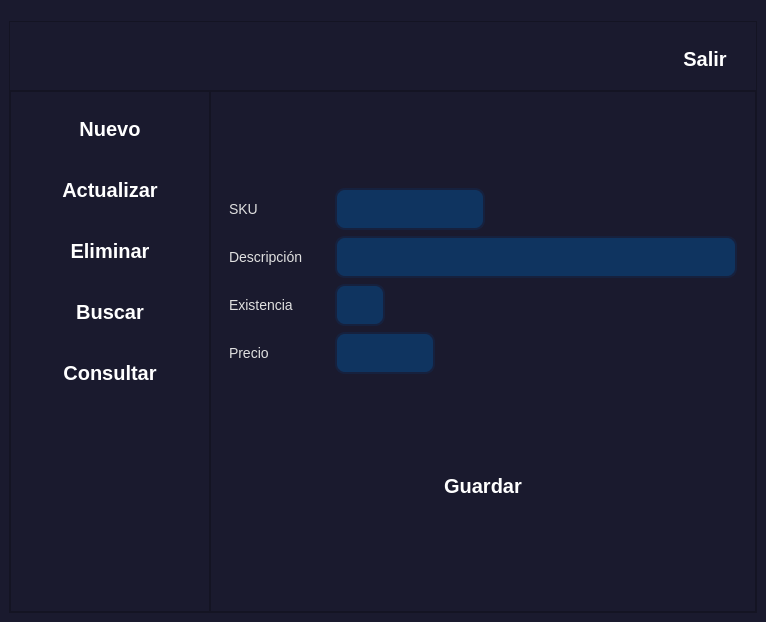
<?xml version="1.0" encoding="UTF-8"?>
<ui version="4.0">
 <class>MainWindow</class>
 <widget class="QMainWindow" name="MainWindow">
  <property name="geometry">
   <rect>
    <x>0</x>
    <y>0</y>
    <width>766</width>
    <height>622</height>
   </rect>
  </property>
  <property name="windowTitle">
   <string>MainWindow</string>
  </property>
  <property name="styleSheet">
   <string notr="true">/* ========================================
   ESTILO JUVENIL MODERNO - Qt Designer
   Colores: Azul Eléctrico, Morado, Coral
   ======================================== */

/* CONFIGURACIÓN GENERAL */
QWidget {
    background-color: #1a1a2e;
    color: #e0e0e0;
    font-family: &quot;Segoe UI&quot;, Arial, sans-serif;
    font-size: 14px;
}

QMainWindow {
    background-color: #16213e;
}

/* BOTONES */
QPushButton {
    background-color: qlineargradient(x1:0, y1:0, x2:1, y2:1,
                                      stop:0 #6C63FF, stop:1 #5a52d5);
    color: white;
    border: none;
    border-radius: 12px;
    padding: 10px 20px;
    font-weight: bold;
    font-size: 20px;
    min-height: 35px;
}

QPushButton:hover {
    background-color: qlineargradient(x1:0, y1:0, x2:1, y2:1,
                                      stop:0 #7d75ff, stop:1 #6b63e5);
    transform: scale(1.05);
}

QPushButton:pressed {
    background-color: qlineargradient(x1:0, y1:0, x2:1, y2:1,
                                      stop:0 #5548cc, stop:1 #4a41b8);
    padding-top: 12px;
    padding-bottom: 8px;
}

QPushButton:disabled {
    background-color: #3a3a4a;
    color: #6a6a7a;
}

/* Botón Alternativo (Acento Coral) */
QPushButton#btnAccion,
QPushButton#btnGuardar,
QPushButton#btnAceptar {
    background-color: qlineargradient(x1:0, y1:0, x2:1, y2:1,
                                      stop:0 #FF6B6B, stop:1 #ee5a6f);
}

QPushButton#btnAccion:hover,
QPushButton#btnGuardar:hover,
QPushButton#btnAceptar:hover {
    background-color: qlineargradient(x1:0, y1:0, x2:1, y2:1,
                                      stop:0 #ff7c7c, stop:1 #ff6b7f);
}

/* LINE EDIT (CAMPOS DE TEXTO) */
QLineEdit {
    background-color: #0f3460;
    border: 2px solid #16213e;
    border-radius: 10px;
    padding: 10px 15px;
    color: #e0e0e0;
    selection-background-color: #6C63FF;
    font-size: 14px;
}

QLineEdit:focus {
    border: 2px solid #6C63FF;
    background-color: #133b5c;
}

QLineEdit:hover {
    border: 2px solid #4a4a6a;
}

QLineEdit:disabled {
    background-color: #2a2a3a;
    color: #6a6a7a;
    border: 2px solid #1a1a2a;
}

/* TEXT EDIT Y PLAIN TEXT EDIT */
QTextEdit, QPlainTextEdit {
    background-color: #0f3460;
    border: 2px solid #16213e;
    border-radius: 10px;
    padding: 10px;
    color: #e0e0e0;
    selection-background-color: #6C63FF;
}

QTextEdit:focus, QPlainTextEdit:focus {
    border: 2px solid #6C63FF;
}

/* COMBO BOX */
QComboBox {
    background-color: #0f3460;
    border: 2px solid #16213e;
    border-radius: 10px;
    padding: 8px 15px;
    color: #e0e0e0;
    min-height: 30px;
}

QComboBox:hover {
    border: 2px solid #4a4a6a;
}

QComboBox:focus {
    border: 2px solid #6C63FF;
}

QComboBox::drop-down {
    border: none;
    width: 30px;
}

QComboBox::down-arrow {
    image: url(down_arrow.png);
    width: 12px;
    height: 12px;
}

QComboBox QAbstractItemView {
    background-color: #0f3460;
    border: 2px solid #6C63FF;
    border-radius: 8px;
    selection-background-color: #6C63FF;
    selection-color: white;
    padding: 5px;
    outline: none;
}

/* SPIN BOX Y DOUBLE SPIN BOX */
QSpinBox, QDoubleSpinBox {
    background-color: #0f3460;
    border: 2px solid #16213e;
    border-radius: 10px;
    padding: 8px 15px;
    color: #e0e0e0;
}

QSpinBox:focus, QDoubleSpinBox:focus {
    border: 2px solid #6C63FF;
}

QSpinBox::up-button, QDoubleSpinBox::up-button {
    background-color: #6C63FF;
    border-top-right-radius: 8px;
    width: 20px;
}

QSpinBox::down-button, QDoubleSpinBox::down-button {
    background-color: #6C63FF;
    border-bottom-right-radius: 8px;
    width: 20px;
}

/* LABELS */
QLabel {
    color: #e0e0e0;
    background-color: transparent;
    font-size: 14px;
}

QLabel#lblTitulo {
    font-size: 24px;
    font-weight: bold;
    color: #6C63FF;
    padding: 10px;
}

QLabel#lblSubtitulo {
    font-size: 18px;
    font-weight: bold;
    color: #FF6B6B;
}

/* CHECK BOX */
QCheckBox {
    color: #e0e0e0;
    spacing: 8px;
}

QCheckBox::indicator {
    width: 20px;
    height: 20px;
    border-radius: 5px;
    border: 2px solid #4a4a6a;
    background-color: #0f3460;
}

QCheckBox::indicator:checked {
    background-color: #6C63FF;
    border: 2px solid #6C63FF;
    image: url(check.png);
}

QCheckBox::indicator:hover {
    border: 2px solid #6C63FF;
}

/* RADIO BUTTON */
QRadioButton {
    color: #e0e0e0;
    spacing: 8px;
}

QRadioButton::indicator {
    width: 20px;
    height: 20px;
    border-radius: 10px;
    border: 2px solid #4a4a6a;
    background-color: #0f3460;
}

QRadioButton::indicator:checked {
    background-color: #6C63FF;
    border: 2px solid #6C63FF;
}

QRadioButton::indicator:hover {
    border: 2px solid #6C63FF;
}

/* GROUP BOX */
QGroupBox {
    border: 2px solid #4a4a6a;
    border-radius: 12px;
    margin-top: 15px;
    padding-top: 20px;
    font-weight: bold;
    color: #FF6B6B;
}

QGroupBox::title {
    subcontrol-origin: margin;
    subcontrol-position: top left;
    padding: 5px 15px;
    background-color: #16213e;
    border-radius: 8px;
    color: #FF6B6B;
}

/* TAB WIDGET */
QTabWidget::pane {
    border: 2px solid #4a4a6a;
    border-radius: 10px;
    background-color: #16213e;
    top: -2px;
}

QTabBar::tab {
    background-color: #0f3460;
    color: #a0a0a0;
    border: none;
    border-top-left-radius: 10px;
    border-top-right-radius: 10px;
    padding: 12px 25px;
    margin-right: 5px;
    font-weight: bold;
}

QTabBar::tab:selected {
    background-color: qlineargradient(x1:0, y1:0, x2:0, y2:1,
                                      stop:0 #6C63FF, stop:1 #5a52d5);
    color: white;
}

QTabBar::tab:hover {
    background-color: #1a4d7a;
    color: #e0e0e0;
}

/* TABLE WIDGET */
QTableWidget {
    background-color: #16213e;
    alternate-background-color: #1a2332;
    border: 2px solid #4a4a6a;
    border-radius: 10px;
    gridline-color: #2a3a4a;
    color: #e0e0e0;
}

QTableWidget::item {
    padding: 8px;
    border: none;
}

QTableWidget::item:selected {
    background-color: #6C63FF;
    color: white;
}

QTableWidget::item:hover {
    background-color: #2a4a6a;
}

QHeaderView::section {
    background-color: qlineargradient(x1:0, y1:0, x2:0, y2:1,
                                      stop:0 #6C63FF, stop:1 #5a52d5);
    color: white;
    padding: 10px;
    border: none;
    font-weight: bold;
    font-size: 13px;
}

QHeaderView::section:hover {
    background-color: #7d75ff;
}

/* SCROLLBAR VERTICAL */
QScrollBar:vertical {
    background-color: #1a1a2e;
    width: 12px;
    margin: 0;
    border-radius: 6px;
}

QScrollBar::handle:vertical {
    background-color: #6C63FF;
    min-height: 30px;
    border-radius: 6px;
}

QScrollBar::handle:vertical:hover {
    background-color: #7d75ff;
}

QScrollBar::add-line:vertical,
QScrollBar::sub-line:vertical {
    height: 0px;
}

/* SCROLLBAR HORIZONTAL */
QScrollBar:horizontal {
    background-color: #1a1a2e;
    height: 12px;
    margin: 0;
    border-radius: 6px;
}

QScrollBar::handle:horizontal {
    background-color: #6C63FF;
    min-width: 30px;
    border-radius: 6px;
}

QScrollBar::handle:horizontal:hover {
    background-color: #7d75ff;
}

QScrollBar::add-line:horizontal,
QScrollBar::sub-line:horizontal {
    width: 0px;
}

/* PROGRESS BAR */
QProgressBar {
    background-color: #0f3460;
    border: 2px solid #16213e;
    border-radius: 10px;
    text-align: center;
    color: white;
    font-weight: bold;
    height: 25px;
}

QProgressBar::chunk {
    background-color: qlineargradient(x1:0, y1:0, x2:1, y2:0,
                                      stop:0 #6C63FF, stop:1 #FF6B6B);
    border-radius: 8px;
}

/* SLIDER */
QSlider::groove:horizontal {
    background-color: #0f3460;
    height: 8px;
    border-radius: 4px;
}

QSlider::handle:horizontal {
    background-color: #6C63FF;
    width: 20px;
    height: 20px;
    margin: -6px 0;
    border-radius: 10px;
}

QSlider::handle:horizontal:hover {
    background-color: #7d75ff;
}

/* MENU BAR */
QMenuBar {
    background-color: #16213e;
    color: #e0e0e0;
    border-bottom: 2px solid #4a4a6a;
}

QMenuBar::item {
    padding: 8px 15px;
    background-color: transparent;
}

QMenuBar::item:selected {
    background-color: #6C63FF;
    color: white;
}

/* MENU */
QMenu {
    background-color: #16213e;
    border: 2px solid #6C63FF;
    border-radius: 8px;
    padding: 5px;
}

QMenu::item {
    padding: 8px 30px 8px 15px;
    border-radius: 5px;
    color: #e0e0e0;
}

QMenu::item:selected {
    background-color: #6C63FF;
    color: white;
}

/* TOOLTIP */
QToolTip {
    background-color: #6C63FF;
    color: white;
    border: 2px solid #5a52d5;
    border-radius: 8px;
    padding: 8px;
    font-size: 12px;
}

/* STATUS BAR */
QStatusBar {
    background-color: #16213e;
    color: #a0a0a0;
    border-top: 2px solid #4a4a6a;
}

/* DIALOG */
QDialog {
    background-color: #1a1a2e;
}

/* LIST WIDGET */
QListWidget {
    background-color: #16213e;
    border: 2px solid #4a4a6a;
    border-radius: 10px;
    color: #e0e0e0;
    padding: 5px;
}

QListWidget::item {
    padding: 10px;
    border-radius: 8px;
    margin: 2px;
}

QListWidget::item:selected {
    background-color: #6C63FF;
    color: white;
}

QListWidget::item:hover {
    background-color: #2a4a6a;
}

/* TREE WIDGET */
QTreeWidget {
    background-color: #16213e;
    border: 2px solid #4a4a6a;
    border-radius: 10px;
    color: #e0e0e0;
}

QTreeWidget::item {
    padding: 8px;
}

QTreeWidget::item:selected {
    background-color: #6C63FF;
    color: white;
}

QTreeWidget::item:hover {
    background-color: #2a4a6a;
}

/* CALENDAR WIDGET */
QCalendarWidget {
    background-color: #16213e;
    border-radius: 10px;
}

QCalendarWidget QToolButton {
    color: #e0e0e0;
    background-color: #0f3460;
    border-radius: 5px;
    padding: 5px;
}

QCalendarWidget QToolButton:hover {
    background-color: #6C63FF;
}

QCalendarWidget QAbstractItemView {
    background-color: #16213e;
    selection-background-color: #6C63FF;
    selection-color: white;
}
</string>
  </property>
  <widget class="QWidget" name="centralwidget">
   <layout class="QVBoxLayout" name="verticalLayout" stretch="1,8">
    <item>
     <widget class="QFrame" name="frame_superior">
      <property name="minimumSize">
       <size>
        <width>0</width>
        <height>75</height>
       </size>
      </property>
      <property name="maximumSize">
       <size>
        <width>16777215</width>
        <height>50</height>
       </size>
      </property>
      <property name="frameShape">
       <enum>QFrame::StyledPanel</enum>
      </property>
      <property name="frameShadow">
       <enum>QFrame::Raised</enum>
      </property>
      <layout class="QHBoxLayout" name="horizontalLayout">
       <item>
        <spacer name="horizontalSpacer">
         <property name="orientation">
          <enum>Qt::Horizontal</enum>
         </property>
         <property name="sizeHint" stdset="0">
          <size>
           <width>319</width>
           <height>20</height>
          </size>
         </property>
        </spacer>
       </item>
       <item>
        <widget class="QLabel" name="label">
         <property name="text">
          <string/>
         </property>
        </widget>
       </item>
       <item>
        <spacer name="horizontalSpacer_2">
         <property name="orientation">
          <enum>Qt::Horizontal</enum>
         </property>
         <property name="sizeHint" stdset="0">
          <size>
           <width>318</width>
           <height>20</height>
          </size>
         </property>
        </spacer>
       </item>
       <item>
        <widget class="QPushButton" name="boton_salir">
         <property name="minimumSize">
          <size>
           <width>0</width>
           <height>55</height>
          </size>
         </property>
         <property name="text">
          <string>Salir</string>
         </property>
         <property name="icon">
          <iconset>
           <normaloff>../../../resources/salir.png</normaloff>../../../resources/salir.png</iconset>
         </property>
         <property name="iconSize">
          <size>
           <width>32</width>
           <height>32</height>
          </size>
         </property>
        </widget>
       </item>
      </layout>
     </widget>
    </item>
    <item>
     <widget class="QFrame" name="frame_central">
      <property name="frameShape">
       <enum>QFrame::StyledPanel</enum>
      </property>
      <property name="frameShadow">
       <enum>QFrame::Raised</enum>
      </property>
      <layout class="QHBoxLayout" name="horizontalLayout_2">
       <property name="spacing">
        <number>0</number>
       </property>
       <property name="leftMargin">
        <number>0</number>
       </property>
       <property name="topMargin">
        <number>0</number>
       </property>
       <property name="rightMargin">
        <number>0</number>
       </property>
       <property name="bottomMargin">
        <number>0</number>
       </property>
       <item>
        <widget class="QFrame" name="frame_lateral">
         <property name="minimumSize">
          <size>
           <width>200</width>
           <height>0</height>
          </size>
         </property>
         <property name="maximumSize">
          <size>
           <width>0</width>
           <height>16777215</height>
          </size>
         </property>
         <property name="frameShape">
          <enum>QFrame::StyledPanel</enum>
         </property>
         <property name="frameShadow">
          <enum>QFrame::Raised</enum>
         </property>
         <layout class="QVBoxLayout" name="verticalLayout_2">
          <item>
           <widget class="QPushButton" name="boton_agregar">
            <property name="text">
             <string>Nuevo</string>
            </property>
            <property name="icon">
             <iconset>
              <normaloff>../../../resources/boton_agregar.png</normaloff>../../../resources/boton_agregar.png</iconset>
            </property>
            <property name="iconSize">
             <size>
              <width>32</width>
              <height>32</height>
             </size>
            </property>
           </widget>
          </item>
          <item>
           <widget class="QPushButton" name="boton_actualizar">
            <property name="text">
             <string>Actualizar</string>
            </property>
            <property name="icon">
             <iconset>
              <normaloff>../../../resources/boton_modificar.png</normaloff>../../../resources/boton_modificar.png</iconset>
            </property>
            <property name="iconSize">
             <size>
              <width>32</width>
              <height>32</height>
             </size>
            </property>
           </widget>
          </item>
          <item>
           <widget class="QPushButton" name="boton_eliminar">
            <property name="text">
             <string>Eliminar</string>
            </property>
            <property name="icon">
             <iconset>
              <normaloff>../../../resources/boton_eliminar.png</normaloff>../../../resources/boton_eliminar.png</iconset>
            </property>
            <property name="iconSize">
             <size>
              <width>32</width>
              <height>32</height>
             </size>
            </property>
           </widget>
          </item>
          <item>
           <widget class="QPushButton" name="boton_buscar">
            <property name="text">
             <string>Buscar</string>
            </property>
            <property name="icon">
             <iconset>
              <normaloff>../../../resources/BUSCAR.png</normaloff>../../../resources/BUSCAR.png</iconset>
            </property>
            <property name="iconSize">
             <size>
              <width>32</width>
              <height>32</height>
             </size>
            </property>
           </widget>
          </item>
          <item>
           <widget class="QPushButton" name="boton_consultar">
            <property name="text">
             <string>Consultar</string>
            </property>
            <property name="icon">
             <iconset>
              <normaloff>../../../resources/boton_consultar.png</normaloff>../../../resources/boton_consultar.png</iconset>
            </property>
            <property name="iconSize">
             <size>
              <width>32</width>
              <height>32</height>
             </size>
            </property>
           </widget>
          </item>
          <item>
           <spacer name="verticalSpacer">
            <property name="orientation">
             <enum>Qt::Vertical</enum>
            </property>
            <property name="sizeHint" stdset="0">
             <size>
              <width>20</width>
              <height>235</height>
             </size>
            </property>
           </spacer>
          </item>
         </layout>
        </widget>
       </item>
       <item>
        <widget class="QFrame" name="frame_paginas">
         <property name="frameShape">
          <enum>QFrame::StyledPanel</enum>
         </property>
         <property name="frameShadow">
          <enum>QFrame::Raised</enum>
         </property>
         <layout class="QVBoxLayout" name="verticalLayout_3">
          <item>
           <widget class="QStackedWidget" name="stackedWidget">
            <property name="currentIndex">
             <number>0</number>
            </property>
            <widget class="QWidget" name="page_agregar">
             <layout class="QHBoxLayout" name="horizontalLayout_3">
              <item>
               <layout class="QVBoxLayout" name="verticalLayout_4">
                <item>
                 <layout class="QGridLayout" name="gridLayout">
                  <item row="0" column="0">
                   <widget class="QLabel" name="label_2">
                    <property name="minimumSize">
                     <size>
                      <width>100</width>
                      <height>0</height>
                     </size>
                    </property>
                    <property name="maximumSize">
                     <size>
                      <width>100</width>
                      <height>16777215</height>
                     </size>
                    </property>
                    <property name="text">
                     <string>SKU </string>
                    </property>
                   </widget>
                  </item>
                  <item row="1" column="0">
                   <widget class="QLabel" name="label_3">
                    <property name="text">
                     <string>Descripción</string>
                    </property>
                   </widget>
                  </item>
                  <item row="1" column="1">
                   <widget class="QLineEdit" name="descripcion_agregar"/>
                  </item>
                  <item row="0" column="1">
                   <widget class="QLineEdit" name="sku_agregar">
                    <property name="minimumSize">
                     <size>
                      <width>150</width>
                      <height>0</height>
                     </size>
                    </property>
                    <property name="maximumSize">
                     <size>
                      <width>150</width>
                      <height>16777215</height>
                     </size>
                    </property>
                   </widget>
                  </item>
                  <item row="2" column="0">
                   <widget class="QLabel" name="label_4">
                    <property name="text">
                     <string>Existencia</string>
                    </property>
                   </widget>
                  </item>
                  <item row="3" column="0">
                   <widget class="QLabel" name="label_5">
                    <property name="text">
                     <string>Precio</string>
                    </property>
                   </widget>
                  </item>
                  <item row="2" column="1">
                   <widget class="QLineEdit" name="existencia_agregar">
                    <property name="minimumSize">
                     <size>
                      <width>50</width>
                      <height>0</height>
                     </size>
                    </property>
                    <property name="maximumSize">
                     <size>
                      <width>50</width>
                      <height>16777215</height>
                     </size>
                    </property>
                   </widget>
                  </item>
                  <item row="3" column="1">
                   <widget class="QLineEdit" name="precio_agregar">
                    <property name="minimumSize">
                     <size>
                      <width>100</width>
                      <height>0</height>
                     </size>
                    </property>
                    <property name="maximumSize">
                     <size>
                      <width>10</width>
                      <height>16777215</height>
                     </size>
                    </property>
                   </widget>
                  </item>
                 </layout>
                </item>
                <item>
                 <widget class="QPushButton" name="accion_guardar">
                  <property name="text">
                   <string>Guardar</string>
                  </property>
                  <property name="icon">
                   <iconset>
                    <normaloff>../../../resources/guardar.png</normaloff>../../../resources/guardar.png</iconset>
                  </property>
                  <property name="iconSize">
                   <size>
                    <width>32</width>
                    <height>32</height>
                   </size>
                  </property>
                 </widget>
                </item>
               </layout>
              </item>
             </layout>
            </widget>
            <widget class="QWidget" name="page_actualizar">
             <layout class="QVBoxLayout" name="verticalLayout_5">
              <item>
               <layout class="QGridLayout" name="gridLayout_2">
                <item row="0" column="1">
                 <widget class="QLineEdit" name="sku_actualizar">
                  <property name="minimumSize">
                   <size>
                    <width>150</width>
                    <height>0</height>
                   </size>
                  </property>
                  <property name="maximumSize">
                   <size>
                    <width>150</width>
                    <height>16777215</height>
                   </size>
                  </property>
                 </widget>
                </item>
                <item row="0" column="0">
                 <widget class="QLabel" name="label_6">
                  <property name="minimumSize">
                   <size>
                    <width>100</width>
                    <height>0</height>
                   </size>
                  </property>
                  <property name="maximumSize">
                   <size>
                    <width>100</width>
                    <height>16777215</height>
                   </size>
                  </property>
                  <property name="text">
                   <string>SKU</string>
                  </property>
                 </widget>
                </item>
                <item row="1" column="0">
                 <widget class="QLabel" name="label_7">
                  <property name="text">
                   <string>Descripción</string>
                  </property>
                 </widget>
                </item>
                <item row="2" column="0">
                 <widget class="QLabel" name="label_8">
                  <property name="text">
                   <string>Existencia</string>
                  </property>
                 </widget>
                </item>
                <item row="2" column="1">
                 <widget class="QLineEdit" name="existencia_actualizar">
                  <property name="minimumSize">
                   <size>
                    <width>50</width>
                    <height>0</height>
                   </size>
                  </property>
                  <property name="maximumSize">
                   <size>
                    <width>50</width>
                    <height>16777215</height>
                   </size>
                  </property>
                 </widget>
                </item>
                <item row="1" column="1">
                 <widget class="QLineEdit" name="descripcion_actualizar"/>
                </item>
                <item row="3" column="0">
                 <widget class="QLabel" name="label_9">
                  <property name="text">
                   <string>Precio</string>
                  </property>
                 </widget>
                </item>
                <item row="3" column="1">
                 <widget class="QLineEdit" name="precio_actualizar">
                  <property name="minimumSize">
                   <size>
                    <width>100</width>
                    <height>0</height>
                   </size>
                  </property>
                  <property name="maximumSize">
                   <size>
                    <width>10</width>
                    <height>16777215</height>
                   </size>
                  </property>
                 </widget>
                </item>
               </layout>
              </item>
              <item>
               <widget class="QPushButton" name="accion_actualizar">
                <property name="text">
                 <string>Actualizar</string>
                </property>
                <property name="icon">
                 <iconset>
                  <normaloff>../../../resources/boton_modificar.png</normaloff>../../../resources/boton_modificar.png</iconset>
                </property>
                <property name="iconSize">
                 <size>
                  <width>32</width>
                  <height>32</height>
                 </size>
                </property>
               </widget>
              </item>
             </layout>
            </widget>
            <widget class="QWidget" name="page_eliminar">
             <layout class="QVBoxLayout" name="verticalLayout_6">
              <item>
               <layout class="QGridLayout" name="gridLayout_3">
                <item row="3" column="0">
                 <widget class="QLabel" name="label_13">
                  <property name="text">
                   <string>Precio</string>
                  </property>
                 </widget>
                </item>
                <item row="1" column="0">
                 <widget class="QLabel" name="label_11">
                  <property name="text">
                   <string>Descripción</string>
                  </property>
                 </widget>
                </item>
                <item row="0" column="1">
                 <widget class="QLineEdit" name="sku_eliminar">
                  <property name="minimumSize">
                   <size>
                    <width>150</width>
                    <height>0</height>
                   </size>
                  </property>
                  <property name="maximumSize">
                   <size>
                    <width>150</width>
                    <height>16777215</height>
                   </size>
                  </property>
                 </widget>
                </item>
                <item row="0" column="0">
                 <widget class="QLabel" name="label_10">
                  <property name="minimumSize">
                   <size>
                    <width>100</width>
                    <height>0</height>
                   </size>
                  </property>
                  <property name="maximumSize">
                   <size>
                    <width>100</width>
                    <height>16777215</height>
                   </size>
                  </property>
                  <property name="text">
                   <string>SKU</string>
                  </property>
                 </widget>
                </item>
                <item row="2" column="0">
                 <widget class="QLabel" name="label_12">
                  <property name="text">
                   <string>Existencia</string>
                  </property>
                 </widget>
                </item>
                <item row="2" column="1">
                 <widget class="QLineEdit" name="existencia_eliminar">
                  <property name="minimumSize">
                   <size>
                    <width>50</width>
                    <height>0</height>
                   </size>
                  </property>
                  <property name="maximumSize">
                   <size>
                    <width>50</width>
                    <height>16777215</height>
                   </size>
                  </property>
                 </widget>
                </item>
                <item row="1" column="1">
                 <widget class="QLineEdit" name="descripcion_eliminar"/>
                </item>
                <item row="3" column="1">
                 <widget class="QLineEdit" name="precio_eliminar">
                  <property name="minimumSize">
                   <size>
                    <width>100</width>
                    <height>0</height>
                   </size>
                  </property>
                  <property name="maximumSize">
                   <size>
                    <width>10</width>
                    <height>16777215</height>
                   </size>
                  </property>
                 </widget>
                </item>
               </layout>
              </item>
              <item>
               <widget class="QPushButton" name="accion_eliminar">
                <property name="text">
                 <string>Eliminar</string>
                </property>
                <property name="icon">
                 <iconset>
                  <normaloff>../../../resources/boton_eliminar.png</normaloff>../../../resources/boton_eliminar.png</iconset>
                </property>
                <property name="iconSize">
                 <size>
                  <width>32</width>
                  <height>32</height>
                 </size>
                </property>
               </widget>
              </item>
             </layout>
            </widget>
            <widget class="QWidget" name="page_buscar">
             <layout class="QVBoxLayout" name="verticalLayout_7">
              <item>
               <layout class="QGridLayout" name="gridLayout_4">
                <item row="1" column="0">
                 <widget class="QLabel" name="label_15">
                  <property name="text">
                   <string>Descripción</string>
                  </property>
                 </widget>
                </item>
                <item row="0" column="1">
                 <widget class="QLineEdit" name="sku_buscar">
                  <property name="minimumSize">
                   <size>
                    <width>150</width>
                    <height>0</height>
                   </size>
                  </property>
                  <property name="maximumSize">
                   <size>
                    <width>150</width>
                    <height>16777215</height>
                   </size>
                  </property>
                 </widget>
                </item>
                <item row="0" column="0">
                 <widget class="QLabel" name="label_14">
                  <property name="minimumSize">
                   <size>
                    <width>100</width>
                    <height>0</height>
                   </size>
                  </property>
                  <property name="maximumSize">
                   <size>
                    <width>100</width>
                    <height>16777215</height>
                   </size>
                  </property>
                  <property name="text">
                   <string>SKU</string>
                  </property>
                 </widget>
                </item>
                <item row="1" column="1">
                 <widget class="QLineEdit" name="descripcion_buscar"/>
                </item>
                <item row="3" column="0">
                 <widget class="QLabel" name="label_17">
                  <property name="text">
                   <string>Precio</string>
                  </property>
                 </widget>
                </item>
                <item row="2" column="1">
                 <widget class="QLineEdit" name="existencia_buscar">
                  <property name="minimumSize">
                   <size>
                    <width>50</width>
                    <height>0</height>
                   </size>
                  </property>
                  <property name="maximumSize">
                   <size>
                    <width>50</width>
                    <height>16777215</height>
                   </size>
                  </property>
                 </widget>
                </item>
                <item row="2" column="0">
                 <widget class="QLabel" name="label_16">
                  <property name="text">
                   <string>Existencia</string>
                  </property>
                 </widget>
                </item>
                <item row="3" column="1">
                 <widget class="QLineEdit" name="precio_buscar">
                  <property name="minimumSize">
                   <size>
                    <width>100</width>
                    <height>0</height>
                   </size>
                  </property>
                  <property name="maximumSize">
                   <size>
                    <width>10</width>
                    <height>16777215</height>
                   </size>
                  </property>
                 </widget>
                </item>
               </layout>
              </item>
              <item>
               <widget class="QPushButton" name="accion_limpiar">
                <property name="text">
                 <string>Limpiar</string>
                </property>
                <property name="icon">
                 <iconset>
                  <normaloff>../../../resources/limpiar.png</normaloff>../../../resources/limpiar.png</iconset>
                </property>
                <property name="iconSize">
                 <size>
                  <width>32</width>
                  <height>32</height>
                 </size>
                </property>
               </widget>
              </item>
             </layout>
            </widget>
            <widget class="QWidget" name="page_consultar">
             <layout class="QVBoxLayout" name="verticalLayout_8">
              <item>
               <widget class="QPushButton" name="boton_refresh">
                <property name="text">
                 <string/>
                </property>
                <property name="icon">
                 <iconset>
                  <normaloff>../../../resources/boton_refrescar.png</normaloff>../../../resources/boton_refrescar.png</iconset>
                </property>
                <property name="iconSize">
                 <size>
                  <width>32</width>
                  <height>32</height>
                 </size>
                </property>
               </widget>
              </item>
              <item>
               <widget class="QTableWidget" name="tabla_consulta">
                <property name="styleSheet">
                 <string notr="true">/* === Tablas === */
QTableWidget {
    background-color: #ffffff;
    color: #333333;
    gridline-color: #e0e0e0;
    border: 1px solid #dcdcdc;
    border-radius: 6px;
    font-family: &quot;Segoe UI Variable&quot;, &quot;Roboto&quot;, &quot;Open Sans&quot;, sans-serif;
    font-size: 15px;
    font-weight: 300;
    selection-background-color: #e8f0fe; /* azul claro al seleccionar */
    selection-color: #0078d7;
    alternate-background-color: #f9fafc; /* filas alternadas */
}

/* Cabecera horizontal */
QHeaderView::section {
    background-color: #f1f3f6;
    color: #333333;
    border: 1px solid #dcdcdc;
    border-radius: 4px;
    font-weight: 400;
    font-size: 15px;
    padding: 8px;
}

/* Cabecera horizontal al pasar el cursor */
QHeaderView::section:hover {
    background-color: #e8ecf1;
}

/* Celdas */
QTableWidget::item {
    padding: 6px;
    border: none;
}

/* Celda seleccionada */
QTableWidget::item:selected {
    background-color: #e8f0fe;
    color: #0078d7;
}

/* Bordes del header alineados al contenido */
QHeaderView {
    border: none;
}

/* Barra de desplazamiento dentro de la tabla */
QTableCornerButton::section {
    background-color: #f1f3f6;
    border: 1px solid #dcdcdc;
}

/* Scrollbars coherentes dentro de tablas */
QTableWidget QScrollBar:vertical {
    border: none;
    background: #f0f0f0;
    width: 10px;
    border-radius: 4px;
}
QTableWidget QScrollBar::handle:vertical {
    background: #cccccc;
    min-height: 20px;
    border-radius: 4px;
}
QTableWidget QScrollBar::handle:vertical:hover {
    background: #0078d7;
}
QTableWidget QScrollBar::add-line:vertical,
QTableWidget QScrollBar::sub-line:vertical {
    height: 0;
}</string>
                </property>
                <column>
                 <property name="text">
                  <string>SKU</string>
                 </property>
                </column>
                <column>
                 <property name="text">
                  <string>Descripción</string>
                 </property>
                </column>
                <column>
                 <property name="text">
                  <string>Existencia</string>
                 </property>
                </column>
                <column>
                 <property name="text">
                  <string>Precio</string>
                 </property>
                </column>
               </widget>
              </item>
             </layout>
            </widget>
           </widget>
          </item>
         </layout>
        </widget>
       </item>
      </layout>
     </widget>
    </item>
   </layout>
  </widget>
 </widget>
 <resources/>
 <connections/>
</ui>
